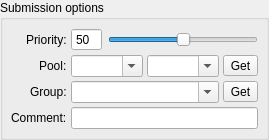
         <widget class="QGroupBox" name="submission_groupBox">
          <property name="sizePolicy">
           <sizepolicy hsizetype="Preferred" vsizetype="Maximum">
            <horstretch>0</horstretch>
            <verstretch>0</verstretch>
           </sizepolicy>
          </property>
          <property name="title">
           <string>Submission options</string>
          </property>
          <property name="expandable" stdset="0">
           <bool>true</bool>
          </property>
          <property name="xmlCategory" stdset="0">
           <string>submission</string>
          </property>
          <layout class="QFormLayout" name="submission_formLayout">
           <property name="labelAlignment">
            <set>Qt::AlignRight|Qt::AlignTrailing|Qt::AlignVCenter</set>
           </property>
           <property name="formAlignment">
            <set>Qt::AlignLeading|Qt::AlignLeft|Qt::AlignVCenter</set>
           </property>
           <property name="horizontalSpacing">
            <number>4</number>
           </property>
           <property name="verticalSpacing">
            <number>4</number>
           </property>
           <property name="margin">
            <number>8</number>
           </property>
           <item row="0" column="0">
            <widget class="QLabel" name="priority_label">
             <property name="text">
              <string>Priority:</string>
             </property>
            </widget>
           </item>
           <item row="0" column="1">
            <widget class="QFrame" name="priority_frame">
             <property name="lineWidth">
              <number>0</number>
             </property>
             <layout class="QHBoxLayout" name="priority_horizontalLayout">
              <property name="spacing">
               <number>6</number>
              </property>
              <property name="margin">
               <number>0</number>
              </property>
              <item>
               <widget class="QSpinBox" name="priority_spinBox">
                <property name="toolTip">
                 <string>&lt;html&gt;&lt;head/&gt;&lt;body&gt;&lt;p&gt;Set the priority for this render job. Higher priority jobs will be rendered first. Setting the priority to zero will submit the job as paused.&lt;/p&gt;&lt;/body&gt;&lt;/html&gt;</string>
                </property>
                <property name="buttonSymbols">
                 <enum>QAbstractSpinBox::NoButtons</enum>
                </property>
                <property name="minimum">
                 <number>0</number>
                </property>
                <property name="maximum">
                 <number>100</number>
                </property>
                <property name="value">
                 <number>50</number>
                </property>
                <property name="xmlTag" stdset="0">
                 <string>priority</string>
                </property>
               </widget>
              </item>
              <item>
               <widget class="QSlider" name="priority_slider">
                <property name="minimum">
                 <number>0</number>
                </property>
                <property name="maximum">
                 <number>100</number>
                </property>
                <property name="value">
                 <number>50</number>
                </property>
                <property name="orientation">
                 <enum>Qt::Horizontal</enum>
                </property>
                <property name="tickPosition">
                 <enum>QSlider::NoTicks</enum>
                </property>
                <property name="tickInterval">
                 <number>10</number>
                </property>
               </widget>
              </item>
             </layout>
            </widget>
           </item>
           <item row="1" column="0">
            <widget class="QLabel" name="pool_label">
             <property name="text">
              <string>Pool:</string>
             </property>
            </widget>
           </item>
           <item row="1" column="1">
            <widget class="QFrame" name="pool_frame">
             <property name="lineWidth">
              <number>0</number>
             </property>
             <layout class="QHBoxLayout" name="pool_horizontalLayout">
              <property name="spacing">
               <number>4</number>
              </property>
              <property name="margin">
               <number>0</number>
              </property>
              <item>
               <widget class="QComboBox" name="pool_comboBox">
                <property name="sizePolicy">
                 <sizepolicy hsizetype="MinimumExpanding" vsizetype="Fixed">
                  <horstretch>0</horstretch>
                  <verstretch>0</verstretch>
                 </sizepolicy>
                </property>
                <property name="toolTip">
                 <string>Primary pool</string>
                </property>
                <property name="editable">
                 <bool>true</bool>
                </property>
                <property name="insertPolicy">
                 <enum>QComboBox::InsertAtTop</enum>
                </property>
                <property name="xmlTag" stdset="0">
                 <string>pool</string>
                </property>
                <property name="storeHistory" stdset="0">
                 <bool>true</bool>
                </property>
               </widget>
              </item>
              <item>
               <widget class="QComboBox" name="pool2_comboBox">
                <property name="sizePolicy">
                 <sizepolicy hsizetype="MinimumExpanding" vsizetype="Fixed">
                  <horstretch>0</horstretch>
                  <verstretch>0</verstretch>
                 </sizepolicy>
                </property>
                <property name="toolTip">
                 <string>Secondary pool</string>
                </property>
                <property name="editable">
                 <bool>true</bool>
                </property>
                <property name="insertPolicy">
                 <enum>QComboBox::InsertAtTop</enum>
                </property>
                <property name="xmlTag" stdset="0">
                 <string>secondaryPool</string>
                </property>
                <property name="storeHistory" stdset="0">
                 <bool>true</bool>
                </property>
               </widget>
              </item>
              <item>
               <widget class="QToolButton" name="getPools_toolButton">
                <property name="toolTip">
                 <string>Get pools from Deadline</string>
                </property>
                <property name="text">
                 <string>Get</string>
                </property>
                <property name="iconSize">
                 <size>
                  <width>15</width>
                  <height>15</height>
                 </size>
                </property>
                <property name="toolButtonStyle">
                 <enum>Qt::ToolButtonIconOnly</enum>
                </property>
                <property name="noBackground" stdset="0">
                 <bool>false</bool>
                </property>
               </widget>
              </item>
             </layout>
            </widget>
           </item>
           <item row="2" column="0">
            <widget class="QLabel" name="group_label">
             <property name="text">
              <string>Group:</string>
             </property>
            </widget>
           </item>
           <item row="2" column="1">
            <widget class="QFrame" name="group_frame">
             <property name="lineWidth">
              <number>0</number>
             </property>
             <layout class="QHBoxLayout" name="group_horizontalLayout">
              <property name="spacing">
               <number>4</number>
              </property>
              <property name="margin">
               <number>0</number>
              </property>
              <item>
               <widget class="QComboBox" name="group_comboBox">
                <property name="sizePolicy">
                 <sizepolicy hsizetype="MinimumExpanding" vsizetype="Fixed">
                  <horstretch>0</horstretch>
                  <verstretch>0</verstretch>
                 </sizepolicy>
                </property>
                <property name="editable">
                 <bool>true</bool>
                </property>
                <property name="insertPolicy">
                 <enum>QComboBox::InsertAtTop</enum>
                </property>
                <property name="xmlTag" stdset="0">
                 <string>group</string>
                </property>
                <property name="storeHistory" stdset="0">
                 <bool>true</bool>
                </property>
               </widget>
              </item>
              <item>
               <widget class="QToolButton" name="getGroups_toolButton">
                <property name="toolTip">
                 <string>Get groups from Deadline</string>
                </property>
                <property name="text">
                 <string>Get</string>
                </property>
                <property name="iconSize">
                 <size>
                  <width>15</width>
                  <height>15</height>
                 </size>
                </property>
                <property name="toolButtonStyle">
                 <enum>Qt::ToolButtonIconOnly</enum>
                </property>
                <property name="noBackground" stdset="0">
                 <bool>false</bool>
                </property>
               </widget>
              </item>
             </layout>
            </widget>
           </item>
           <item row="4" column="0">
            <widget class="QLabel" name="comment_label">
             <property name="text">
              <string>Comment:</string>
             </property>
            </widget>
           </item>
           <item row="4" column="1">
            <widget class="QFrame" name="comment_frame">
             <property name="lineWidth">
              <number>0</number>
             </property>
             <layout class="QHBoxLayout" name="comment_horizontalLayout">
              <property name="spacing">
               <number>2</number>
              </property>
              <property name="margin">
               <number>0</number>
              </property>
              <item>
               <widget class="QLineEdit" name="comment_lineEdit">
                <property name="toolTip">
                 <string>&lt;html&gt;&lt;head/&gt;&lt;body&gt;&lt;p&gt;Add notes about this render job (optional).&lt;/p&gt;&lt;/body&gt;&lt;/html&gt;</string>
                </property>
                <property name="text">
                 <string/>
                </property>
                <property name="xmlTag" stdset="0">
                 <string>comment</string>
                </property>
               </widget>
              </item>
             </layout>
            </widget>
           </item>
          </layout>
         </widget>
